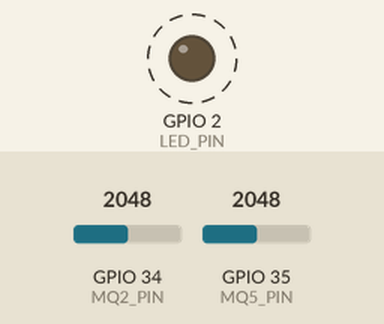
Bench run of a sketch on a simulated ESP32. Parts: output pins drawn as LEDs (lit = HIGH). Dashed ring = blinking. The inputs (shaded band) are chosen by the test bench; at power-on: GPIO 34 (MQ2_PIN) = 2048, GPIO 35 (MQ5_PIN) = 2048 (analog values on the 0–4095 scale). WiFi joins after 1.5 s; servers stay silent unless stated; no MQTT or app messages arrive unless stated; what the sketch prints to the serial monitor is not drawn.

Above: at 3.0 s.
Timing chart, 0 to 5.5 s (numbered marks = the images above):
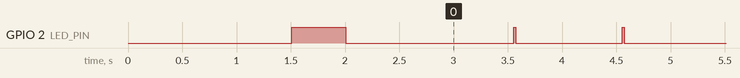

Measured:
- by itself, GPIO 2 (LED_PIN): repeats every 1.0 s: HIGH 0.02 s, LOW 0.98 s

The sketch:

neds_esp32_FIXED.ino
```cpp
/*
 * ============================================================
 *  N.E.D.S (Smart Lathi) - ESP32 sensor node        FINAL
 * ============================================================
 *  Sends MQ-2 and MQ-5 readings to the Raspberry Pi over WiFi.
 *  Pairs with neds_pi.py running on the Pi.
 *
 *  BEFORE UPLOADING, EDIT ONLY THE 3 LINES MARKED "EDIT THIS"
 *  BELOW. Everything else is already set for your setup.
 *
 *  Arduino IDE settings:
 *    Tools > Board  : ESP32 Dev Module   (esp32 by Espressif)
 *    Tools > Port   : COM3               (your port)
 *    Serial Monitor : 115200 baud
 *
 *  Library needed: PubSubClient by Nick O'Leary
 *    (Sketch > Include Library > Manage Libraries > search
 *     "PubSubClient")
 *
 * ------------------------------------------------------------
 *  WIRING
 * ------------------------------------------------------------
 *  MQ modules output up to 5V. The ESP32 ADC only takes 3.3V,
 *  so each AOUT needs a 10k/10k voltage divider (halves it):
 *
 *    MQ-2 AOUT --[10k]--+--> GPIO34
 *                       |
 *                     [10k]
 *                       |
 *                      GND
 *
 *    MQ-5 AOUT --[10k]--+--> GPIO35
 *                       |
 *                     [10k]
 *                       |
 *                      GND
 *
 *  POWER (matches the final circuit diagram):
 *    MQ VCC -> Raspberry Pi 5V header pin 2  (NOT a 3.3V pin)
 *    MQ GND -> Raspberry Pi GND pin 6        (common ground)
 *    ESP32  -> plugged into a Pi USB-A port
 *    MQ D0  -> leave unconnected
 *
 *  Never join laptop USB 5V to the Pi 5V. Grounds yes, 5V rails no.
 *
 *  Use only GPIO 32-39 for sensors. The other ADC pins stop
 *  working once WiFi is switched on.
 * ============================================================
 */
#include <WiFi.h>
#include <PubSubClient.h>

// ============================================================
//  EDIT THIS SECTION
// ============================================================
// 1. EDIT THIS - your WiFi network name (must be 2.4 GHz)
const char* WIFI_SSID = "Priyu";
const char* WIFI_PASS = "12345678";
const char* MQTT_HOST = "10.195.40.139";
// ============================================================
//  No changes needed below this line
// ============================================================

const uint16_t MQTT_PORT = 1883;      // Mosquitto port on the Pi
const char* DEVICE_ID = "neds-01";    // shown on the dashboard
const int MQ2_PIN = 34;               // MQ-2 through its divider
const int MQ5_PIN = 35;               // MQ-5 through its divider
const int LED_PIN = 2;                // on-board blue LED

const unsigned long PUBLISH_MS = 1000;   // send one reading per second
const unsigned long WARMUP_MS  = 60000;  // MQ heaters settle for 60 s
const int SAMPLES = 32;                  // readings averaged per sample

// 10k on top, 10k to ground -> the pin sees half the real
// voltage, so multiply back by 2 to report the true value.
// Change this ONLY if you use different resistors:
//   10k / 20k -> 30.0 / 20.0        10k / 22k -> 32.0 / 22.0
const float DIVIDER_RATIO = 2.0;

WiFiClient net;
PubSubClient mqtt(net);

char topicData[64];
char topicStatus[64];
unsigned long lastPublish = 0;
unsigned long lastMqttTry = 0;
bool wasConnected = false;

// Averages several ADC samples and undoes the divider,
// so the value returned is the sensor's real output in mV.
int readMilliVolts(int pin) {
  long sum = 0;
  for (int i = 0; i < SAMPLES; i++) {
    sum += analogReadMilliVolts(pin);
    delayMicroseconds(500);
  }
  return (int)((sum / SAMPLES) * DIVIDER_RATIO);
}

// Turns an MQTT error number into something readable,
// so the Serial Monitor tells you what actually went wrong.
const char* mqttError(int state) {
  switch (state) {
    case -4: return "server did not respond in time";
    case -3: return "network connection was lost";
    case -2: return "cannot reach the Pi - check IP, WiFi, and Mosquitto";
    case -1: return "disconnected cleanly";
    case  1: return "wrong MQTT protocol version";
    case  2: return "device ID rejected";
    case  3: return "broker unavailable";
    case  4: return "bad username or password";
    case  5: return "not authorised by the broker";
    default: return "unknown";
  }
}

// Lists every network in range. Runs automatically when a
// connection attempt fails, so you can see the exact spelling
// of the networks the ESP32 can actually reach.
void scanNetworks() {
  Serial.println("Scanning for networks the ESP32 can see...");
  int n = WiFi.scanNetworks();
  if (n <= 0) {
    Serial.println("  none found - move closer to the router/hotspot");
  } else {
    for (int i = 0; i < n; i++) {
      Serial.printf("  \"%s\"  %d dBm  ch%d  %s\n",
                    WiFi.SSID(i).c_str(), WiFi.RSSI(i), WiFi.channel(i),
                    WiFi.encryptionType(i) == WIFI_AUTH_OPEN
                      ? "OPEN" : "needs password");
    }
    Serial.printf("Looking for \"%s\" in that list. If it is missing,\n", WIFI_SSID);
    Serial.println("the name is wrong or the network is 5 GHz only.");
  }
  WiFi.scanDelete();
}

void connectWiFi() {
  if (WiFi.status() == WL_CONNECTED) return;

  // Clear any half-open attempt first. Without this the ESP32
  // prints "cannot set config" and never finishes connecting.
  WiFi.persistent(false);
  WiFi.disconnect(true, true);
  WiFi.mode(WIFI_OFF);
  delay(300);
  WiFi.mode(WIFI_STA);
  delay(200);

  Serial.println();
  Serial.printf("Connecting to WiFi \"%s\"", WIFI_SSID);
  WiFi.begin(WIFI_SSID, WIFI_PASS);

  unsigned long start = millis();
  while (WiFi.status() != WL_CONNECTED && millis() - start < 15000) {
    delay(500);
    Serial.print(".");
    digitalWrite(LED_PIN, !digitalRead(LED_PIN));
  }
  digitalWrite(LED_PIN, LOW);
  Serial.println();

  if (WiFi.status() == WL_CONNECTED) {
    Serial.printf("WiFi OK. ESP32 IP: %s  (signal %d dBm)\n",
                  WiFi.localIP().toString().c_str(), WiFi.RSSI());
    return;
  }

  // Explain exactly why it failed, then show what IS in range.
  switch (WiFi.status()) {
    case WL_NO_SSID_AVAIL:
      Serial.println("FAILED: that network name was not found."); break;
    case WL_CONNECT_FAILED:
      Serial.println("FAILED: wrong password."); break;
    default:
      Serial.printf("FAILED: status %d\n", WiFi.status()); break;
  }
  scanNetworks();
}

void connectMqtt() {
  if (mqtt.connected()) return;
  if (millis() - lastMqttTry < 3000) return;   // retry every 3 s
  lastMqttTry = millis();

  Serial.printf("Connecting to Pi at %s:%u ... ", MQTT_HOST, MQTT_PORT);

  // The "last will" tells the broker to mark this device offline
  // automatically if it loses power or drops off the network.
  if (mqtt.connect(DEVICE_ID, topicStatus, 0, true, "offline")) {
    Serial.println("CONNECTED");
    mqtt.publish(topicStatus, "online", true);
    wasConnected = true;
  } else {
    int s = mqtt.state();
    Serial.printf("FAILED (state %d: %s)\n", s, mqttError(s));
  }
}

void setup() {
  Serial.begin(115200);
  delay(500);
  pinMode(LED_PIN, OUTPUT);
  digitalWrite(LED_PIN, LOW);

  Serial.println();
  Serial.println("=====================================");
  Serial.println(" N.E.D.S sensor node starting");
  Serial.printf(" Device ID: %s\n", DEVICE_ID);
  Serial.println("=====================================");

  analogReadResolution(12);
  analogSetPinAttenuation(MQ2_PIN, ADC_11db);   // full input range
  analogSetPinAttenuation(MQ5_PIN, ADC_11db);

  snprintf(topicData, sizeof(topicData), "neds/%s/sensors", DEVICE_ID);
  snprintf(topicStatus, sizeof(topicStatus), "neds/%s/status", DEVICE_ID);

  mqtt.setServer(MQTT_HOST, MQTT_PORT);
  mqtt.setBufferSize(512);
  mqtt.setKeepAlive(30);

  connectWiFi();
  Serial.println("Sensors warming up for 60 seconds...");
}

void loop() {
  // Reconnect automatically if WiFi drops
  if (WiFi.status() != WL_CONNECTED) {
    if (wasConnected) {
      Serial.println("WiFi lost. Reconnecting...");
      wasConnected = false;
    }
    connectWiFi();
    return;
  }

  connectMqtt();
  mqtt.loop();

  if (millis() - lastPublish < PUBLISH_MS) return;
  lastPublish = millis();

  int mq2 = readMilliVolts(MQ2_PIN);
  int mq5 = readMilliVolts(MQ5_PIN);
  bool warm = millis() > WARMUP_MS;

  char payload[200];
  snprintf(payload, sizeof(payload),
           "{\"id\":\"%s\",\"uptime_ms\":%lu,\"mq2_mv\":%d,\"mq5_mv\":%d,"
           "\"warm\":%s,\"rssi\":%d}",
           DEVICE_ID, millis(), mq2, mq5,
           warm ? "true" : "false", WiFi.RSSI());

  Serial.println(payload);

  if (mqtt.connected()) {
    mqtt.publish(topicData, payload);
    digitalWrite(LED_PIN, HIGH);    // blink once per successful send
    delay(20);
    digitalWrite(LED_PIN, LOW);
  }
}
```
